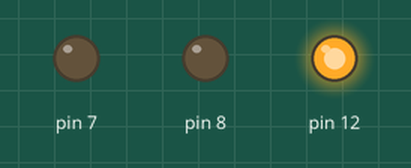
Recording of a sketch running on a simulated Arduino Uno, built with avr-gcc and run on an emulated ATmega328P. Shown: output pins drawn as LEDs (lit = HIGH).

Above: at 1.5 s.
At 3.5 s:
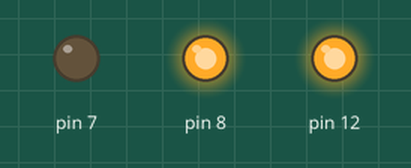
At 5.5 s:
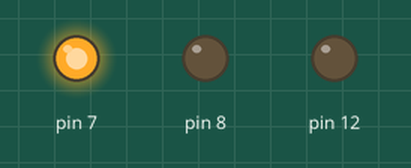
At 11.0 s:
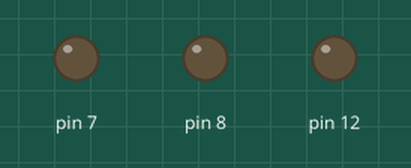
Timing chart, 0 to 15.6 s (numbered marks = the images above):
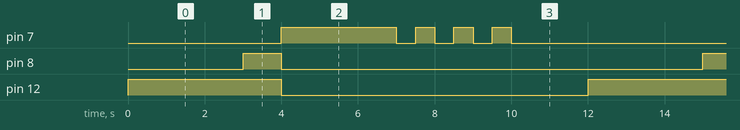

Measured:
- by itself, pin 7: repeats every 12.0 s: 3 × (LOW 0.50 s, HIGH 0.50 s), LOW 6.0 s, HIGH 3.0 s
- by itself, pin 8: alternates HIGH for 1.0 s and LOW for 11.0 s
- by itself, pin 12: alternates HIGH for 4.0 s and LOW for 8.0 s

The sketch:

traffic_light_simulation.ino.ino
```cpp
void setup() {
  // put your setup code here, to run once:
  pinMode(12,OUTPUT);
  pinMode(8,OUTPUT);
  pinMode(7,OUTPUT);
}

void loop() {
  // put your main code here, to run repeatedly:
  digitalWrite(12,HIGH); // red is on
  delay(3000);

  digitalWrite(8,HIGH); // yellow is on
  delay(1000);

  digitalWrite(12,LOW);
  digitalWrite(8,LOW);  // red & yellow both are off

  digitalWrite(7,HIGH); //green is on
  delay(3000);
  digitalWrite(7,LOW);
  delay(500);

  digitalWrite(7,HIGH); // green is on (blink 1)
  delay(500);
  digitalWrite(7,LOW);
  delay(500);

  digitalWrite(7,HIGH); // green is on (blink 2)
  delay(500);
  digitalWrite(7,LOW);
  delay(500);

  digitalWrite(7,HIGH); // green is on (blink 3)
  delay(500);
  digitalWrite(7,LOW);
  delay(2000);


}
```
